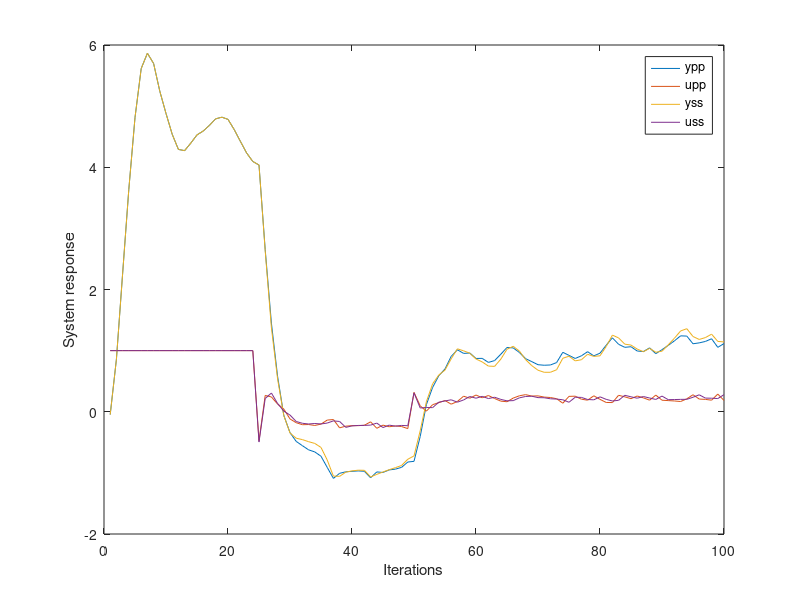
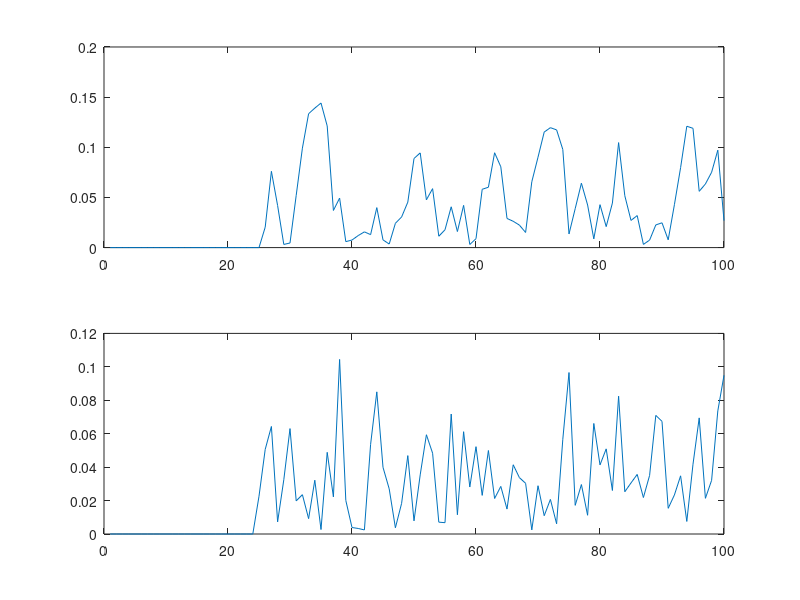

The MATLAB script that drew these images, in order:
% PP2 compares polynomial pole-placement and state-space
%     pole-placement controllers
%

% Clear the previous set of parameters
clear;

% System parameters
a1 = -1.5;
a2 = 0.7; 
b0 = 0.9;	

% Zero previous input and output variables
yt_1 = 0; yt_2 = 0;
ut_1 = 0; 

% Input to the system is a step 
rt = 1; start = 25; start2 =50;

% set up initial vectors
n = 3;
x = zeros(n,1); theta = x;

% Poles of the closed loop system
%p1 = 1/sqrt(2)+j/sqrt(2); p2 = 1/sqrt(2)-j/sqrt(2);
p1 = .5; p2 = .5;
gamma1 = -(p1 + p2); gamma2 = p1*p2;

N=100;
noise=0*(rand(N,1)-.5);%
noise=0.225*(rand(N,1)-.5);

for i= 1:N

%	Change the reference signal
	if i == start
	  rt = -1;
    end
    if i == start2
          rt =1;
      end   
 
%	System model
	yt = -a1*yt_1 - a2*yt_2 + b0*ut_1 + noise(i);

%	Controller
	if (i >=start)
%	  Polynomial pole-placement controller
 	  g0 = -(gamma1 - a1)/b0; 
         g1 = -(gamma2 - a2)/b0; 
	  m = (1 + gamma1 + gamma2)/b0;
	  ut = g0*yt + g1*yt_1 + m*rt;

	  %Whatitis='State-space pole-placement'
% 	  x1 = -a2*yt_1;
% 	  x2 = b0*ut_1 - a2*yt_2 - a1*yt_1;
% 	  f1 = (gamma2-a2)/(a2*b0);
% 	  f2 = -(gamma1 - a1)/b0;
% 	  m = (1 + gamma1 + gamma2)/b0;
% 	  ut = f1*x1 + f2*x2 + m*rt;
	else
	  ut = rt;
	end

% 	Time shift the variables
	yt_2 = yt_1;
	yt_1 = yt;
	ut_1 = ut;

%	Store the output of the system
	store1(i,1) = yt;
	store2(i,1) = ut;

end

yt_1 = 0; yt_2 = 0;
ut_1 = 0; 

for i= 1:N

%	Change the reference signal
	if i == start
	  rt = -1;
    end
    if i == start2
          rt =1;
      end   
  

%	System model
	yt = -a1*yt_1 - a2*yt_2 + b0*ut_1 + noise(i);

%	Controller
	if (i >=start)
%	  Polynomial pole-placement controller
%  	  g0 = -(gamma1 - a1)/b0; 
%          g1 = -(gamma2 - a2)/b0; 
% 	  m = (1 + gamma1 + gamma2)/b0;
% 	  ut = g0*yt + g1*yt_1 + m*rt;

	  %Whatitis='State-space pole-placement'
	  x1 = -a2*yt_1;
	  x2 = b0*ut_1 - a2*yt_2 - a1*yt_1;
	  f1 = (gamma2-a2)/(a2*b0);
	  f2 = -(gamma1 - a1)/b0;
	  m = (1 + gamma1 + gamma2)/b0;
	  ut = f1*x1 + f2*x2 + m*rt;
	else
	  ut = rt;
	end

% 	Time shift the variables
	yt_2 = yt_1;
	yt_1 = yt;
	ut_1 = ut;

%	Store the output of the system
	store3(i,1) = yt;
	store4(i,1) = ut;

end

% Clear the graphics screen
%clg;

plot(1:N,store1,1:N,store2,1:N,store3,1:N,store4),xlabel('Iterations'),ylabel('System response');%title(Whatitis)
legend('ypp','upp','yss','uss')

figure(2), subplot(211),plot(abs(store1-store3)), subplot(212),plot(abs(store2-store4))